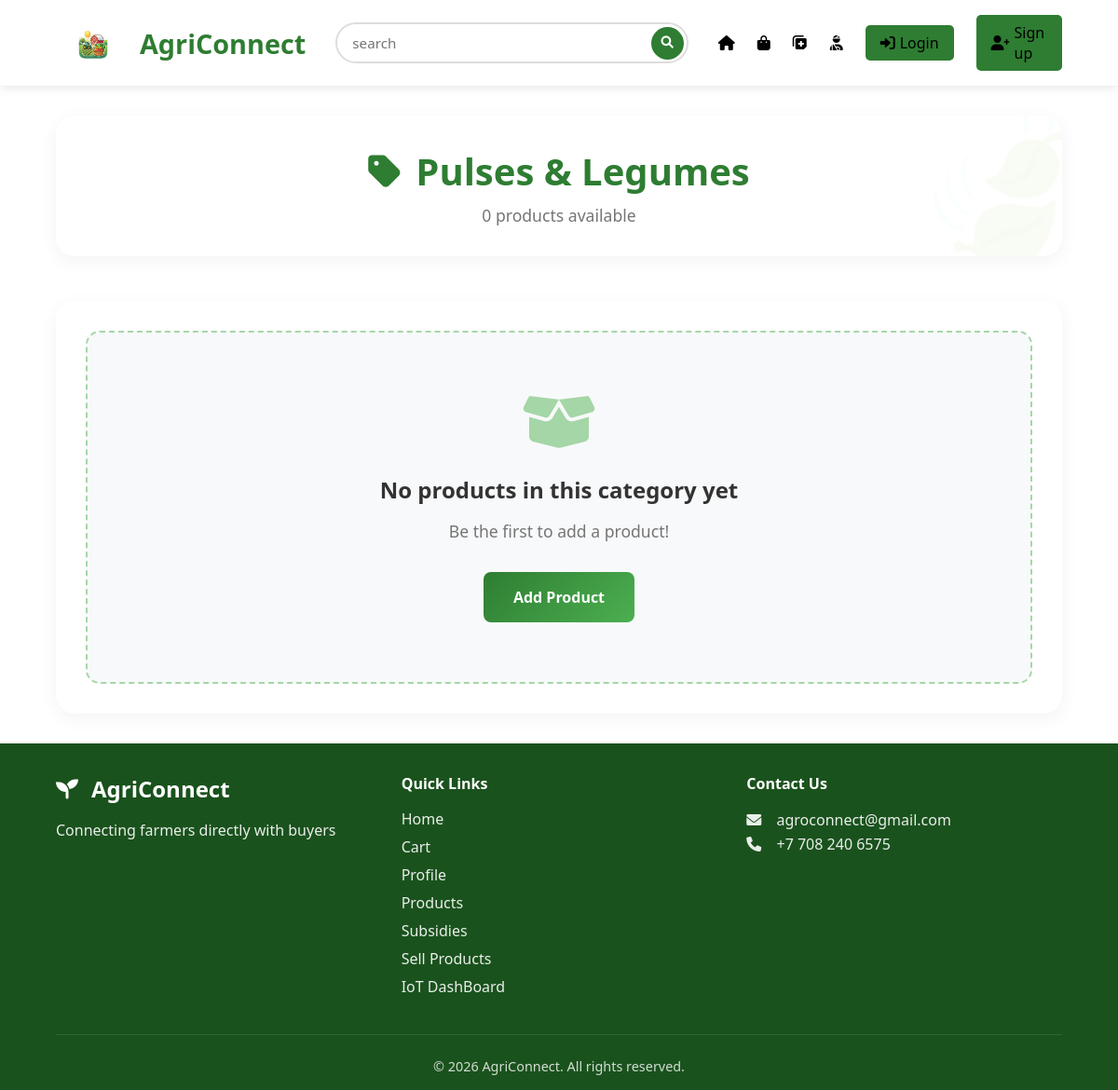
The page /category/2/ on the database as committed earlier.
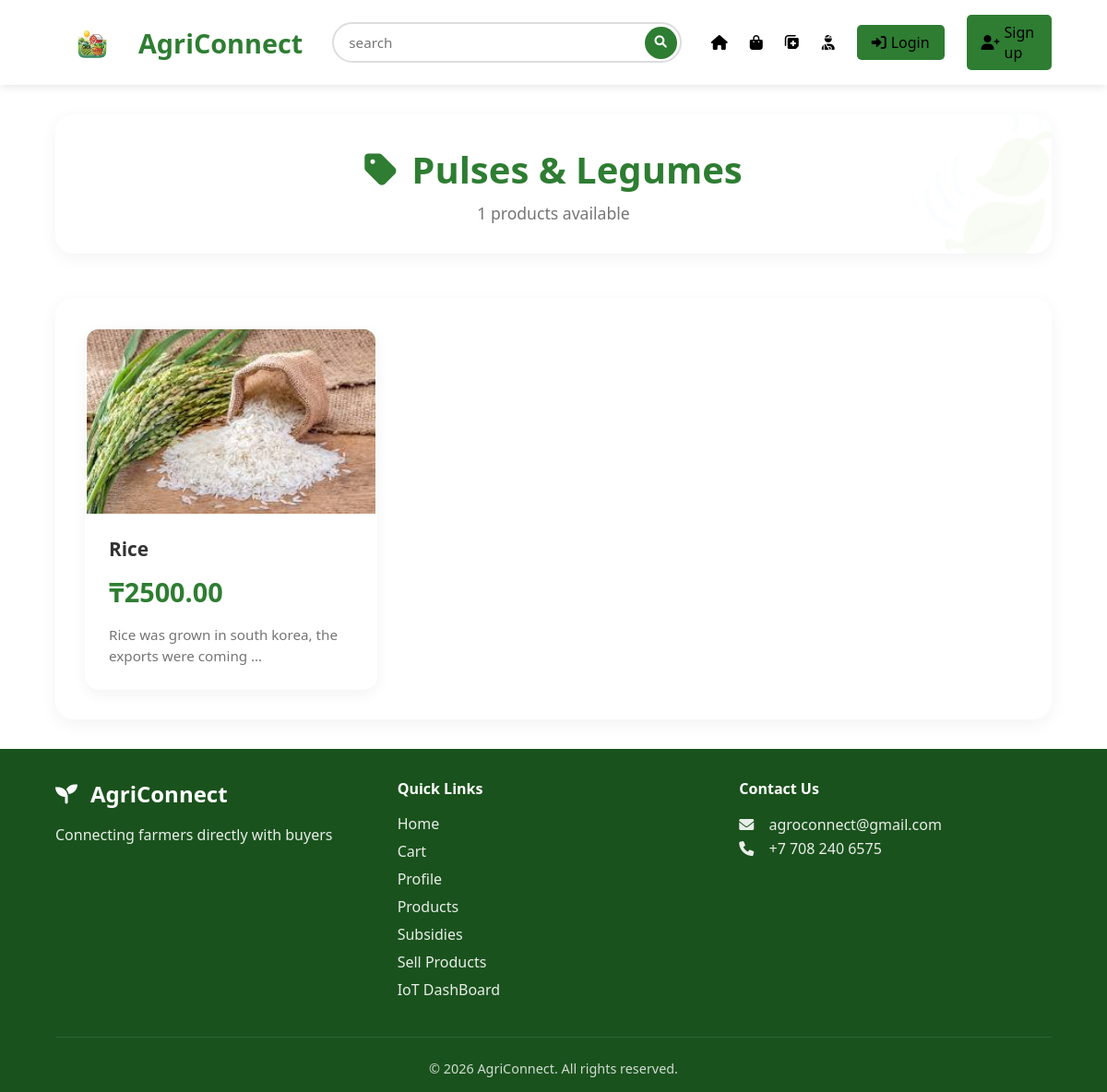
The same page on the database as committed later.
### farmer_app/models.py (models this page shows, shortened)
class Products(models.Model):
    image = models.ImageField(upload_to="products/", null=True, blank=True)
    farmer = models.ForeignKey(Farmer, on_delete=models.CASCADE)
    name = models.CharField(max_length=120)
    slug = AutoSlugField(populate_from='name', unique=True, always_update=False)
    price = models.DecimalField(
        max_digits=10,
        decimal_places=2,
        validators=[MinValueValidator(Decimal('0.01'))]
    )
    excerpt = models.CharField(max_length=200, null=True, blank=True)
    description = models.TextField()
    harvest_date = models.DateField(default=timezone.now)
    category = models.ForeignKey(Categories, on_delete=models.CASCADE)

### farmer_app/views.py (the view)
# urls.py: path('category/<int:id>/', views.category_products, name='category'),
def category_products(request, id):
    category = get_object_or_404(Categories, id=id)
    products = Products.objects.filter(category=category)
    return render(request, 'category.html', {
        'category': category,
        'products': products
    })

### farmer_app/templates/category.html
{% extends "base.html" %}
{% load static %}
{% block extra_css %}
<link rel="stylesheet" href="{% static 'css/category.css' %}">
{% endblock %}
{% block content %}
<div class="category-header">
    <h1><i class="fas fa-tag"></i> {{ category.name }}</h1>
    <p class="product-count">{{ products.count }} products available</p>
</div>
<div class="products">
    {% for product in products %}
    <div class="product-card">
        <a href="{% url 'product-details' product.slug %}">
            <div class="product-image">
                <div class="image-placeholder">
                    {% if product.image %}
                        <img src="{{ product.image.url }}" alt="{{ product.name }}">
                    {% else %}
                        <i class="fas fa-seedling"></i>
                    {% endif %}
                </div>
            </div>
            <div class="product-info">
                <h3>{{ product.name }}</h3>
                <p class="product-price">₸{{ product.price|floatformat:2 }}</p>
                <p class="product-description">
                    {{ product.description|truncatewords:10 }}
                </p>
            </div>
        </a>
    </div>
    {% empty %}
    <div class="no-products">
        <i class="fas fa-box-open"></i>
        <h3>No products in this category yet</h3>
        <p>Be the first to add a product!</p>
        <a href="{% url 'add-product' %}" class="btn">Add Product</a>
    </div>
    {% endfor %}
</div>
{% endblock %}

Rows that differ between the two databases and show on the page:
added Products: image (picture), name "Rice", price "2500.00", description "Rice was grown in south korea, the exports were coming …"
Other text that changed with them:
{{ products.count }}: "0" → "1"
text no longer shown: "No products in this category yet Be the first to add a product! Add Product"
